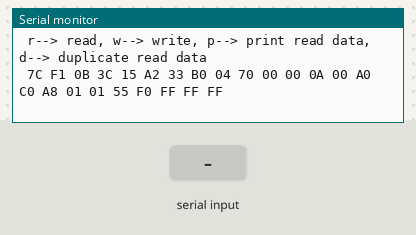
The sketch below on a simulated ESP8266 (NodeMCU). Parts: the last lines printed to the serial monitor. Wiring (inferred from the names in the program): 24Cxx EEPROM at I2C address 0x50. The inputs (shaded band) are chosen by the test bench. EEPROM starts erased.

Above: at 1.7 s.
1.8 s: "w\n" received over Serial
At 2.7 s:
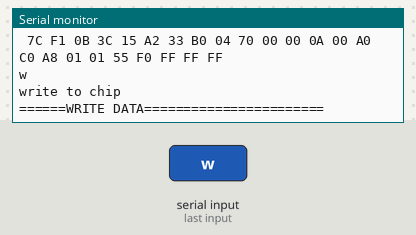
3.3 s: "W\n" received over Serial
At 5.0 s:
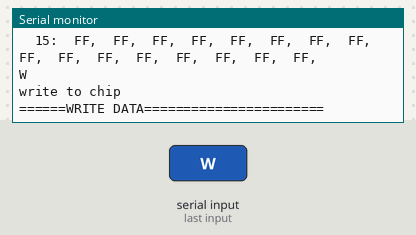
6.3 s: "r\n" received over Serial
7.8 s: "R\n" received over Serial
At 9.1 s:
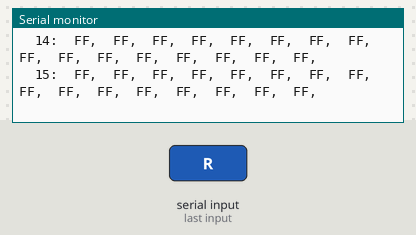
9.3 s: "p\n" received over Serial
10.8 s: "P\n" received over Serial
Timing chart, 0 to 13.3 s (numbered marks = the images above; inputs shaded):
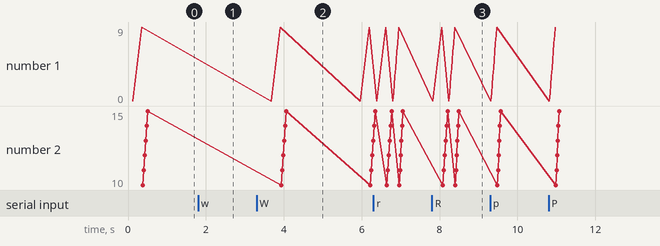

The sketch:

testI2c_read_write_2402.ino
```cpp
#include <arduino.h>

extern "C" {
#include "miscCommon.h"
}

/////////////////////////////////////////////////////////////////////////////////////////
// General include
#include <Wire.h>
//#include <EEPROM.h>
/////////////////////////////////////////////////////////////////////////////////////////
// EEPROM definitions
unsigned int EEPROMBank = 0x50;                 // Base address of 1st EEPROM chip
unsigned int EEPROMAddress = 0;                 // Sets the start EEPROM address
unsigned int EEPROMValue = 0;                   // EEPROM value
byte Dummy;

// EEPROM list taken from:
// http://vascoferraz.com/projects/24c-eeprom-check/
// Sets the Maximum EEPROM address, uncomment accordingly:
//#define MaxBankAddress  128 - 1             //24C01    -> 1024 bit    -> 128 byte
#define MaxBankAddress  256 - 1             //24C02    -> 2048 bit    -> 256 byte
//#define MaxBankAddress  512 - 1             //24C04    -> 4096 bit    -> 512 byte
//#define MaxBankAddress  1024 - 1         //24C08    -> 8192 bit    -> 1024 byte
//#define MaxBankAddress  2048 - 1            //24C16    -> 16384 bit   -> 2048 byte
//#define MaxBankAddress  4096 - 1            //24C32    -> 32768 bit   -> 4096 byte
//#define MaxBankAddress  8192 - 1            //24C64    -> 65536 bit   -> 8192 byte
//#define MaxBankAddress  16384 - 1           //24C128   -> 131072 bit  -> 16384 byte
//#define MaxBankAddress  32768 - 1           //24C256   -> 262144 bit  -> 32768 byte
//#define unsigned int maxaddress  65536 - 1;  //24C512   -> 524288 bit  -> 65536 byte
/////////////////////////////////////////////////////////////////////////////////////////
// I2C definitions
//#define CONST_I2C_SCL_PIN 5 //D1
#define CONST_I2C_SCL_PIN 4 //D2
#define CONST_I2C_SDA_PIN 2 //D4
//#define SCLPin D1                               // I2C SCL Pin
//#define SDAPin D2                               // I2C SDA Pin
/////////////////////////////////////////////////////////////////////////////////////////
// RTC DS1307 definitions
/////////////////////////////////////////////////////////////////////////////////////////

// data
//电压不对110，其余的数对
// 254, 155, 11, 105, 21, 134, 215, 200, 4, 117, 7, 129, 156, 1, 6, 192, 168, 1, 1, 85, 240
//  123, 170, 11, 40, 22, 2, 45, 56, 4, 92, 0, 0, 20, 1, 41, 192, 170, 1, 1, 85, 240
// 124,183,11,77,21,149,2,88,4,114,0,0,13,1,54,192,168,1,1,85,240
#define CONST_WRITE_DATE_LEN 24

byte au8WriteData[CONST_WRITE_DATE_LEN] = {
  //254, 155, 11, 105, 21, 134, 215, 200, 4, 117, 7, 129, 156, 1, 6, 192, 168, 1, 1, 85, 240
  //123, 170, 11, 40, 22, 2, 45, 56, 4, 92, 0, 0, 20, 1, 41, 192, 170, 1, 1, 85, 240
  //124,183,11,77,21,149,2,88,4,114,0,0,13,1,54,192,168,1,1,85,240
  124, 241, 11, 60, 21, 162, 51, 176, 4, 112, 0, 0, 10, 0, 160, 192, 168, 1, 1, 85, 240, 255, 255, 255
};

byte au8ReadData[MaxBankAddress + 2];

byte defaulatVal = 0xff;
#define CONST_COMMAND_BUFF_LENGTH 80
char gachCommand[CONST_COMMAND_BUFF_LENGTH];
short gnCommandCount = 0;

void setup() {
  Serial.begin(74880);                          // Initialize serial port
  while (!Serial);                              // wait for serial
  delay(100);                                  // Waits 3 seconds
  Serial.println("\n=============================");          // Sends preamble and Cr+Lf
  // Wire.begin();                              // Initialize 2-Wire bus
  // http://www.esp8266.com/viewtopic.php?f=13&t=10374#p49060
  // Wire.begin(int sda, int scl);              // Initialize 2-Wire bus
  Wire.begin(CONST_I2C_SDA_PIN, CONST_I2C_SCL_PIN);                   // Initialize 2-Wire bus
  //pinMode(D1, INPUT_PULLUP);                    // I Need to validate this line
  //pinMode(D2, INPUT_PULLUP);                    // I Need to validate this line
  EEPROMAddress = 0;                            // EEPROM word variable
  EEPROMValue = 123;                            // EEPROM value
  Serial.print(", EEPROMBank: 0x");
  Serial.println(EEPROMBank, HEX);
  read_data();

  Serial.println("\n r--> read, w--> write, p--> print read data, d--> duplicate read data");
  short i;
  for (i = 0; i < CONST_WRITE_DATE_LEN; i++) {
    Serial.printf(" %02X", au8WriteData[i]);
  }
  Serial.println("");
}
/////////////////////////////////////////////////////////////////////////////////////////
void loop() {
  // Do something useful here.
  char chT;
  while (Serial.available() ) {
    chT = Serial.read();
    gachCommand[gnCommandCount] = chT;
    gnCommandCount++;
    if (gnCommandCount >= CONST_COMMAND_BUFF_LENGTH) {
      gnCommandCount = 0;
    }
    Serial.print(chT);
    switch (chT)
    {
      case '\n':
      case '\a':
        //Serial.print(" got");
        gachCommand[gnCommandCount] = 0;
        exec_command(gachCommand);
        gnCommandCount = 0;
        break;
      default:
        break;
    }
  }
  delay(10);
}

void exec_command(char achCommand[])
{
  short nLen;
  nLen = strlen(achCommand);
  if (nLen == 2) {
    switch (achCommand[0])
    {
      case 'w':
      case 'W':
        Serial.println("write to chip");
        write_data();
        read_data();
        break;
      case 'r':
      case 'R':
        Serial.println("read chip");
        read_data();
      case 'p':
      case 'P':
        Serial.println("print read data");
        print_read_data();
        break;
      case 'd':
      case 'D':
        Serial.println("duplicate read data");
        duplicate_data();
        read_data();
        break;
      default:
        break;
    }
  }
}

void read_data()
{
  short nLen = 16;
  short nLine = 0;
  Serial.println("\n======READ DATA=======================");          // Sends preamble and Cr+
  Serial.printf("\n%5s%5d%5d%5d%5d%5d%5d%5d%5d-%5d%5d%5d%5d%5d%5d%5d%5d", ":", 0, 1, 2, 3, 4, 5, 6, 7, 8, 9, 10, 11, 12, 13, 14, 15);
  for (EEPROMAddress = 0; EEPROMAddress <= MaxBankAddress; EEPROMAddress++) {
    if (EEPROMAddress % nLen == 0) {
      Serial.printf("\n%4d:", nLine);
      nLine++;
    }
    //Serial.printf("[%02X]:", EEPROMAddress);
    au8ReadData[EEPROMAddress] = readEEPROM(EEPROMBank, EEPROMAddress);
    Serial.printf("  %02X,", au8ReadData[EEPROMAddress]);
    delay(1);
  }
  Serial.println();

}


void print_read_data()
{
  short nLen = 16;
  short nLine = 0;
  Serial.println("\n======PRITN READ DATA=======================");          // Sends preamble and Cr+
  Serial.printf("\n%5s%5d%5d%5d%5d%5d%5d%5d%5d-%5d%5d%5d%5d%5d%5d%5d%5d", ":", 0, 1, 2, 3, 4, 5, 6, 7, 8, 9, 10, 11, 12, 13, 14, 15);
  for (EEPROMAddress = 0; EEPROMAddress <= MaxBankAddress; EEPROMAddress++) {
    if (EEPROMAddress % nLen == 0) {
      Serial.printf("\n%4d:", nLine);
      nLine++;
    }
    //Serial.printf("[%02X]:", EEPROMAddress);
    //au8ReadData[EEPROMAddress] = readEEPROM(EEPROMBank, EEPROMAddress);
    Serial.printf("  %02X,", au8ReadData[EEPROMAddress]);
    delay(1);
  }
  Serial.println();

}

void write_data()
{
  byte val;
  short nLen;
  nLen = sizeof (au8WriteData);
  Serial.println("\n======WRITE DATA=======================");          // Sends preamble and Cr+Lf
  for (EEPROMAddress = 0; EEPROMAddress <= MaxBankAddress; EEPROMAddress++) {
    if (EEPROMAddress >= nLen) {
      val = defaulatVal;
    }
    else {
      val = byte(au8WriteData[EEPROMAddress]);
    }
    writeEEPROM(EEPROMBank, EEPROMAddress, byte(val));
    delay(2);
  }

}


void duplicate_data()
{
  byte val;
  Serial.println("\n====== Duplicate READ DATA=======================");          // Sends preamble and Cr+Lf
  for (EEPROMAddress = 0; EEPROMAddress <= MaxBankAddress; EEPROMAddress++) {
    val = byte(au8ReadData[EEPROMAddress]);
    writeEEPROM(EEPROMBank, EEPROMAddress, byte(val));
    delay(2);
  }

}

///////////////////////////////////////////////////////////////////////////////////////////
// http://www.hobbytronics.co.uk/arduino-external-eeprom
void writeEEPROM(int deviceaddress, unsigned int eeaddress, byte data ) {
  Wire.beginTransmission(deviceaddress);
  if (MaxBankAddress >= 256) {
    Wire.write((int)(eeaddress >> 8));   // MSB
  }
  Wire.write((int)(eeaddress & 0xFF)); // LSB
  Wire.write(data);
  Wire.endTransmission();
  delay(5);
}


/////////////////////////////////////////////////////////////////////////////////////////
byte readEEPROM(int deviceaddress, unsigned int eeaddress ) {
  byte rdata = 0xFF;
  Wire.beginTransmission(deviceaddress);
  if (MaxBankAddress >= 256) {
    Wire.write((int)(eeaddress >> 8));   // MSB
  }
  Wire.write((int)(eeaddress & 0xFF)); // LSB
  Wire.endTransmission();
  Wire.requestFrom(deviceaddress, 1);
  /*
    while (1)
    {
    if (Wire.available()) {
      rdata = Wire.read();
      break;
    }
    }
  */

  if (Wire.available()) {
    rdata = Wire.read();
  }
  Wire.endTransmission();
  return rdata;
}
///////////////////////////////////////////////////////////////////////////////////////// - See more at: http://www.esp8266.com/viewtopic.php?f=32&t=12623#sthash.6OLRa606.dpuf
```

Measured:
- after the input at 1.8 s, the serial monitor: prints a new line at once (image 1)
- after the input at 3.3 s, the serial monitor: prints a new line after 0.79 s (image 2)
- after the input at 7.8 s, the serial monitor: prints a new line at once (image 3)
